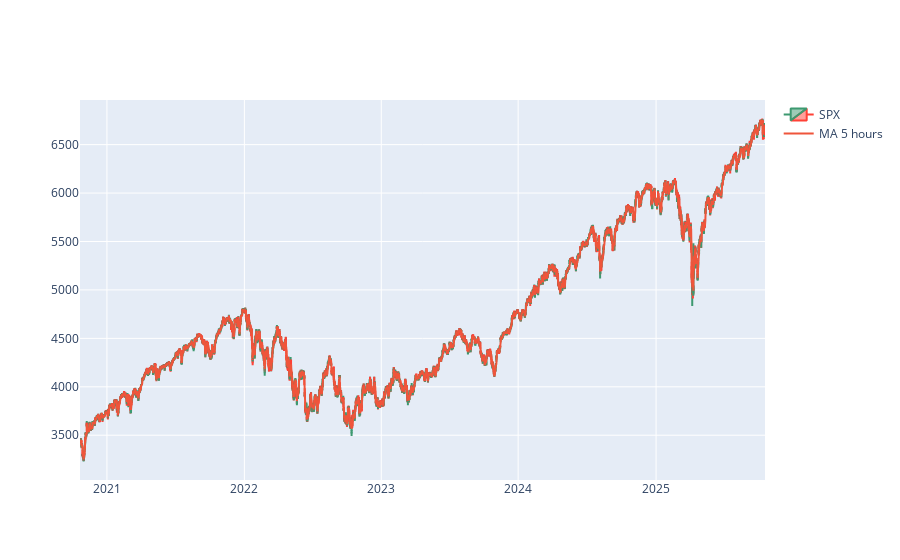

Here is the notebook cell this chart was saved with:
### Code cell
layout = go.Layout(
    autosize=True
)
fig = go.Figure(data=[go.Candlestick(x=spx_hourly["date"],
                                    open=spx_hourly["open"],
                                    high=spx_hourly["high"],
                                    low=spx_hourly["low"],
                                    close=spx_hourly["close"],
                                    name="SPX"),
                                    #add moving average
                                    go.Scatter(x=spx_hourly["date"],
                                               y=spx_hourly["ma5"],
                                               name="MA 5 hours")
                                               ])

fig.update_xaxes(
    rangebreaks=[
    {"pattern" : "day of week", "bounds" : [6, 1]}
    ]
)
fig.update_layout(xaxis_rangeslider_visible=False)

### Figure 1 — Plotly figure (JSON) as saved in the notebook; plotly's stock layout.template omitted (floating-point values rounded to 4 significant figures; data arrays with more than 128 entries replaced by an {"elided": "..."} marker saying what was removed)
{"data": [{"close": {"elided": "8735 float values"}, "high": {"elided": "8735 float values"}, "low": {"elided": "8735 float values"}, "name": "SPX", "open": {"elided": "8735 float values"}, "type": "candlestick", "x": {"elided": "8735 str values"}}, {"name": "MA 5 hours", "type": "scatter", "x": {"elided": "8735 str values"}, "y": {"elided": "8735 float values"}}], "layout": {"xaxis": {"rangebreaks": [{"bounds": [6, 1], "pattern": "day of week"}], "rangeslider": {"visible": false}}}}
